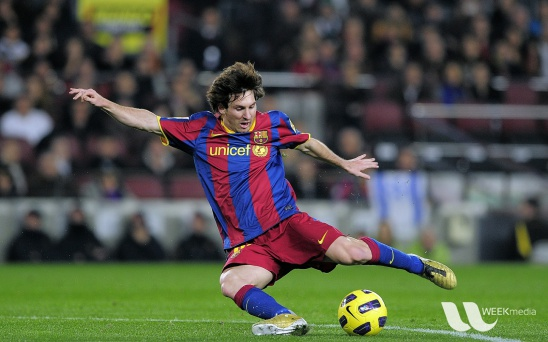
#> input picture CV/messi5.jpg, 548 x 342 px
$ jupyter execute --allow-errors lecture4_warping.ipynb
#> lines starting #> are read from the running program, lines starting #| are printed output that depends on the picture
# Image warping

* Learn to apply different geometric transformations to images, like translation, rotation, affine transformation etc.

OpenCV provides two transformation functions, `cv.warpAffine` and `cv.warpPerspective`, with which you can perform all kinds of transformations. `cv.warpAffine` takes a 2x3 transformation matrix while `cv.warpPerspective` takes a 3x3 transformation matrix as input.

## OpenCV

(pytorch)$ conda install -c conda-forge py-opencv

[cell 1]
import numpy as np
import cv2 as cv
from matplotlib import pyplot as plt

plt.rcParams['figure.figsize'] = [16, 9]

## Scaling

Scaling is just resizing of the image.
OpenCV comes with a function `cv.resize()` for this purpose.
The size of the image can be specified manually, or you can specify the scaling factor.
Different interpolation methods are used.
Preferable interpolation methods are `cv.INTER_AREA` for shrinking and `cv.INTER_CUBIC` (slow) & `cv.INTER_LINEAR` for zooming.
By default, the interpolation method `cv.INTER_LINEAR` is used for all resizing purposes.

* Resizes an image.
    * `dst = cv.resize(src, dsize[, dst[, fx[, fy[, interpolation]]]])`
        * dsize: output image size
        * fx: scale factor along the horizontal axis
        * fy: scale factor along the vertical axis;

[cell 2]
img = cv.imread('messi5.jpg')
#> img is the input picture: shape (342, 548, 3); mean B, G, R 72.4, 86, 82.2

height, width = img.shape[:2]
#> height = 342; width = 548
# scale image (1.5x width, 2x height)
# TODO
# resize(src, dsize[, dst[, fx[, fy[, interpolation]]]])
# dst = cv.resize(src, (...(target width), ...(target height)), interpolation=...(interpolation policy))
dst = cv.resize(img, (int(1.5*width), int(2.0*height)), interpolation=cv.INTER_LINEAR)

plt.subplot(121),plt.imshow(cv.cvtColor(img,cv.COLOR_BGR2RGB)),plt.title('Input')
plt.subplot(122),plt.imshow(cv.cvtColor(dst,cv.COLOR_BGR2RGB)),plt.title('Output')
plt.show()
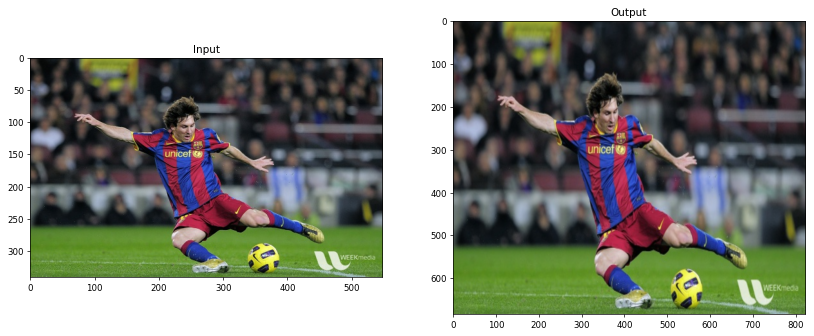
#> figure drawn by matplotlib, 2 panels

## Translation

Translation is the shifting of an object's location.
If you know the shift in the (x,y) direction and let it be (tx,ty), you can create the transformation matrix M as follows:

$M = \begin{bmatrix}1 & 0 & t_x\\ 0 & 1 & t_y\end{bmatrix}$

You can take make it into a Numpy array of type np.float32 and pass it into the cv.warpAffine() function.

* Applies an affine transformation to an image.
    * `dst = cv.warpAffine( src, M, dsize[, dst[, flags[, borderMode[, borderValue]]]])`
    * warning: The third argument of the cv.warpAffine() function is the size of the output image, which should be in the form of **(width, height)**. Remember width = number of columns, and height = number of rows.

[cell 3]
img = cv.imread('messi5.jpg',0)
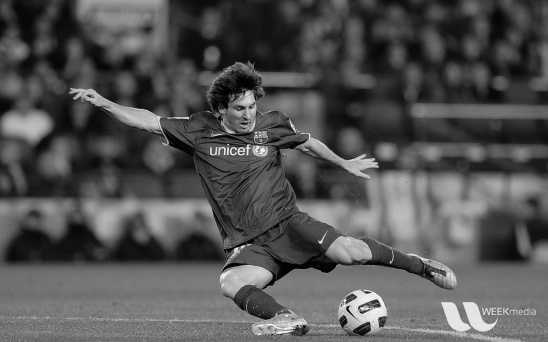
#> img: shape (342, 548); min 0, max 253, mean 83.3

# translate image (translation of (100,50))
# TODO
rows,cols = img.shape
#> rows = 342; cols = 548
M = np.float32([[1, 0, 100],
                [0, 1, 50]])
# dst = cv.warpAffine(...(src), ...(affine matrix), (...(width), ...(height)))
dst = cv.warpAffine(img, M, (cols+100, rows+50))
#> dst: shape (392, 648)


plt.subplot(121),plt.imshow(cv.cvtColor(img,cv.COLOR_BGR2RGB)),plt.title('Input')
plt.subplot(122),plt.imshow(cv.cvtColor(dst,cv.COLOR_BGR2RGB)),plt.title('Output')
plt.show()

## Rotation

Rotation of an image for an angle θ is achieved by the transformation matrix of the form

$M = \begin{bmatrix} cos\theta & -sin\theta \\ sin\theta & cos\theta \end{bmatrix}$

But OpenCV provides scaled rotation with adjustable center of rotation so that you can rotate at any location you prefer. The modified transformation matrix is given by

$M = \begin{bmatrix} \alpha & \beta & (1- \alpha ) \cdot center.x - \beta \cdot center.y \\ - \beta & \alpha & \beta \cdot center.x + (1- \alpha ) \cdot center.y\end{bmatrix}$

where:

$ \alpha = scale \cdot \cos \theta , \\ \beta = scale \cdot \sin \theta$

To find this transformation matrix, OpenCV provides a function, `cv.getRotationMatrix2D`. Check out the below example which rotates the image by 90 degree with respect to center without any scaling.

* Calculates an affine matrix of 2D rotation.
    * `retval = cv.getRotationMatrix2D(center, angle, scale)`

* Applies an affine transformation to an image.
    * `dst = cv.warpAffine( src, M, dsize[, dst[, flags[, borderMode[, borderValue]]]])`
    * warning: The third argument of the cv.warpAffine() function is the size of the output image, which should be in the form of **(width, height)**. Remember width = number of columns, and height = number of rows.

[cell 4]
img = cv.imread('messi5.jpg',0)

# compute rotation matrix and rotate image (center should be image center, angle=45, scale=1)
# TODO
rows,cols = img.shape # cols-1 and rows-1 are the coordinate limits.
# M = cv.getRotationMatrix2D((...(x-wise center), ...(y-wise center)), ...(angle), ...(scale))
# dst = cv.warpAffine(...(src), ...(affine matrix), (...(width), ...(height)))
M = cv.getRotationMatrix2D((cols//2, rows//2), 45, 1)
dst = cv.warpAffine(img, M, (cols, rows))
#> dst: shape (342, 548)


plt.subplot(121),plt.imshow(cv.cvtColor(img,cv.COLOR_BGR2RGB)),plt.title('Input')
plt.subplot(122),plt.imshow(cv.cvtColor(dst,cv.COLOR_BGR2RGB)),plt.title('Output')
plt.show()

## Affine Transformation

In affine transformation, all parallel lines in the original image will still be parallel in the output image. To find the transformation matrix, we need three points from the input image and their corresponding locations in the output image. Then cv.getAffineTransform will create a 2x3 matrix which is to be passed to cv.warpAffine.

Check the below example, and also look at the green points

* Calculates an affine transform from three pairs of the corresponding points.
    * `retval = cv.getAffineTransform(src, dst)`

* Applies an affine transformation to an image.
    * `dst = cv.warpAffine( src, M, dsize[, dst[, flags[, borderMode[, borderValue]]]])`
    * warning: The third argument of the cv.warpAffine() function is the size of the output image, which should be in the form of **(width, height)**. Remember width = number of columns, and height = number of rows.


[cell 5]
img = cv.imread('drawing.png')

pts1 = np.float32([[50,50],[200,50],[50,200]])
pts2 = np.float32([[10,100],[200,50],[100,250]])

# draw points
for p in pts1:
    p = p.astype('int32')
    img = cv.circle(img, tuple(p), radius=0, color=(0, 255, 0), thickness=8)

# compute affine transformation matrix and transform image
# TODO
#> (the rest of this cell did not finish here and is left out)

## Perspective Transformation

For perspective transformation, you need a 3x3 transformation matrix.
Straight lines will remain straight even after the transformation.
To find this transformation matrix, you need 4 points on the input image and corresponding points on the output image.
Among these 4 points, 3 of them should not be collinear.
Then the transformation matrix can be found by the function cv.getPerspectiveTransform.
Then apply cv.warpPerspective with this 3x3 transformation matrix.

* Calculates a perspective transform from four pairs of the corresponding points.
    * `retval = cv.getPerspectiveTransform(src, dst[, solveMethod])`

* Applies a perspective transformation to an image:
    * `dst = cv.warpPerspective(src, M, dsize[, dst[, flags[, borderMode[, borderValue]]]])`

[cell 6]
img = cv.imread('sudoku.png')


pts1 = np.float32([[72,87],[490,70],[40,513],[519,519]])
pts2 = np.float32([[0,0],[300,0],[0,300],[300,300]])
# draw points
for p in pts1:
    p = p.astype('int32')
    img = cv.circle(img, tuple(p), radius=0, color=(0, 255, 0), thickness=8)

#> (the rest of this cell did not finish here and is left out)

## Scaling

Use cv.warpPerspective() function.

$M = \begin{bmatrix} s_x & 0 & 0 \\ 0 & s_y & 0 \\ 0 & 0 & 1\end{bmatrix}$

[cell 7]
img = cv.imread('messi5.jpg',0)

# scale image (0.7x width, 0.5x height)
# TODO
print(img.shape)
#| (342, 548)
rows,cols = img.shape
M_scale = np.float32([
    [0.7, 0., 0.],
    [0., 0.5, 0.],
    [0., 0., 1.],])
dst = cv.warpPerspective(img, M_scale, (cols, rows))
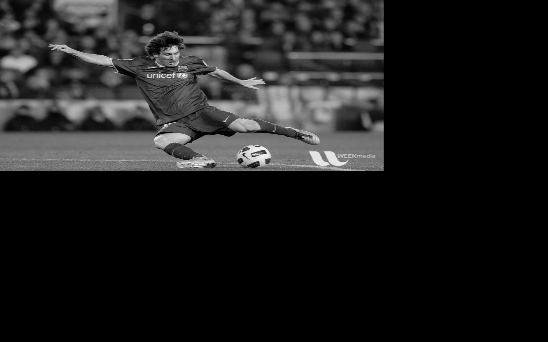
#> dst: shape (342, 548); min 0, max 250, mean 29.2


plt.subplot(121),plt.imshow(cv.cvtColor(img,cv.COLOR_BGR2RGB)),plt.title('Input')
plt.subplot(122),plt.imshow(cv.cvtColor(dst,cv.COLOR_BGR2RGB)),plt.title('Output')
plt.show()

## Shear

Use cv.warpPerspective() function.

$M = \begin{bmatrix} 1 & sh_x & 0 \\ sh_y & 1 & 0 \\ 0 & 0 & 1\end{bmatrix}$

[cell 8]
img = cv.imread('messi5.jpg',0)

# shear image x:0.3
# TODO
print(img.shape)
#| (342, 548)
rows,cols = img.shape
M_shear = np.float32([
    [1., 0.3, 0.],
    [0.3, 1., 0.],
    [0., 0., 1.],])
dst = cv.warpPerspective(img, M_shear, (cols, rows))
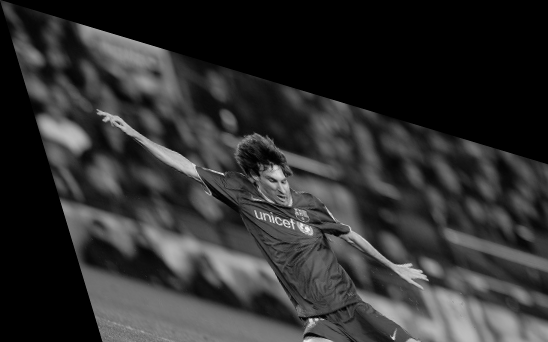
#> dst: shape (342, 548); min 0, max 239, mean 48.5


plt.subplot(121),plt.imshow(cv.cvtColor(img,cv.COLOR_BGR2RGB)),plt.title('Input')
plt.subplot(122),plt.imshow(cv.cvtColor(dst,cv.COLOR_BGR2RGB)),plt.title('Output')
plt.show()

## Translation

Use cv.warpPerspective() function.
$M = \begin{bmatrix} 1 & 0 & t_x \\ 0 & 1 & t_y \\ 0 & 0 & 1\end{bmatrix}$

[cell 9]
img = cv.imread('messi5.jpg',0)

# translate image (translation of (100,50))
# TODO
rows,cols = img.shape
M_translate = np.float32([
    [1., 0., 100.],
    [0., 1., 50.],
    [0., 0., 1.],])
dst = cv.warpPerspective(img, M_translate, (cols, rows))
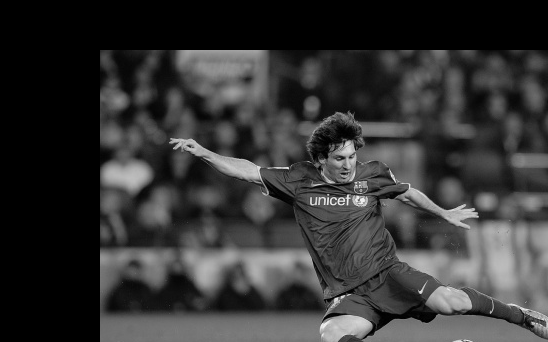
#> dst: shape (342, 548); min 0, max 244, mean 53.2


plt.subplot(121),plt.imshow(cv.cvtColor(img,cv.COLOR_BGR2RGB)),plt.title('Input')
plt.subplot(122),plt.imshow(cv.cvtColor(dst,cv.COLOR_BGR2RGB)),plt.title('Output')
plt.show()
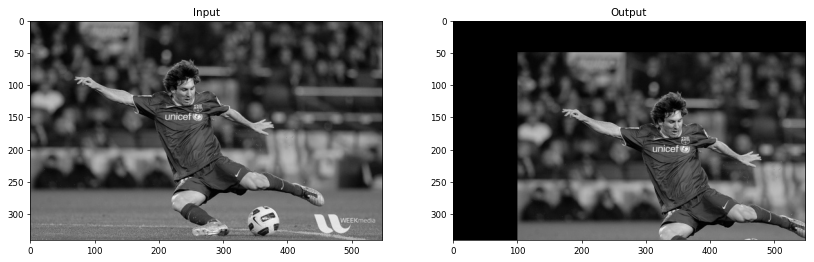
#> figure drawn by matplotlib, 2 panels

## Rotation

- Use cv.warpPerspective() function.
- Don't use cv.getRotationMatrix2D() function
- `np.radians(degree)`

$M = \begin{bmatrix} cos\theta & -sin\theta & 0 \\ sin\theta & cos\theta & 0 \\ 0 & 0 & 1\end{bmatrix}$

[cell 10]
img = cv.imread('messi5.jpg',0)

# compute rotation matrix and rotate image (center should be image center, angle=45, scale=1)
# TODO
rows,cols = img.shape # cols-1 and rows-1 are the coordinate limits.
degree = 15
radian = lambda x : x * np.pi / 180
# hint: use np.cos, np.sin, (np.sin and np.cos use radians as input. use np.radians to convert degree to radian)
M_rotate = np.float32([
    [np.cos(radian(degree)), -1 * np.sin(radian(degree)), 0.],
    [np.sin(radian(degree)), np.cos(radian(degree)), 0.],
    [0., 0., 1.],])
dst = cv.warpPerspective(img, M_rotate, (cols, rows))
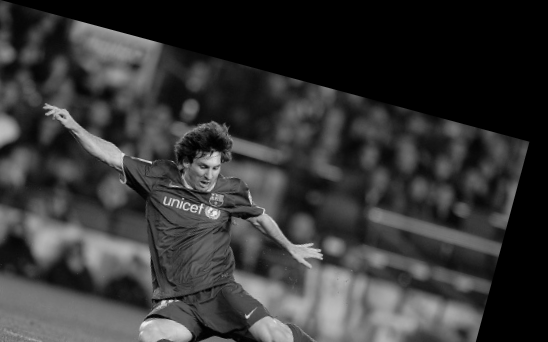
#> dst: shape (342, 548); min 0, max 239, mean 55.1

plt.subplot(121),plt.imshow(cv.cvtColor(img,cv.COLOR_BGR2RGB)),plt.title('Input')
plt.subplot(122),plt.imshow(cv.cvtColor(dst,cv.COLOR_BGR2RGB)),plt.title('Output')
plt.show()
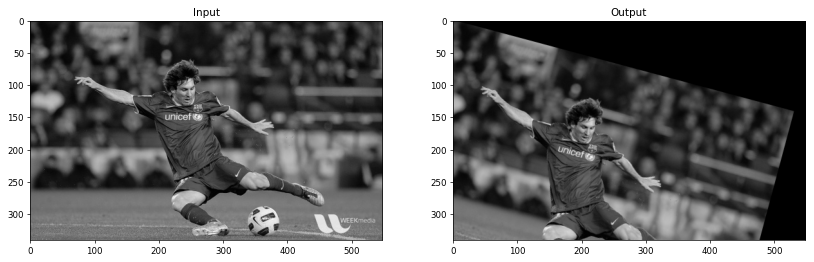
#> figure drawn by matplotlib, 2 panels

## Composition

- Use cv.warpPerspective() function.
- Apply M_scale, M_shear, M_translate, M_rotate in that order

$M_{rotate} (M_{translate} (M_{shear} (M_{scale} (img)))) = M_{total} (img)$

[cell 11]
img = cv.imread('messi5.jpg',0)

# compute rotation matrix and rotate image (center should be image center, angle=45, scale=1)
# TODO
rows,cols = img.shape # cols-1 and rows-1 are the coordinate limits.

# use np.matmul to multiply matrices.
# composite 4 perspective from above cells.
M = np.matmul(M_rotate, np.matmul(M_translate, np.matmul(M_shear, M_scale)))
# dst = cv.warpPerspective(...(src), ...(perspective matrix), (...(width), ...(height)))
dst = cv.warpPerspective(img, M, (cols, rows))
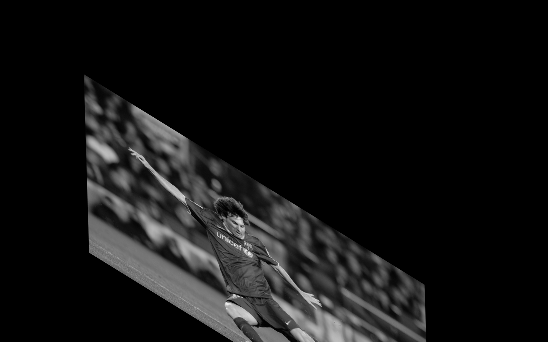
#> dst: shape (342, 548); min 0, max 237, mean 19.4

plt.subplot(121),plt.imshow(cv.cvtColor(img,cv.COLOR_BGR2RGB)),plt.title('Input')
plt.subplot(122),plt.imshow(cv.cvtColor(dst,cv.COLOR_BGR2RGB)),plt.title('Output')
plt.show()
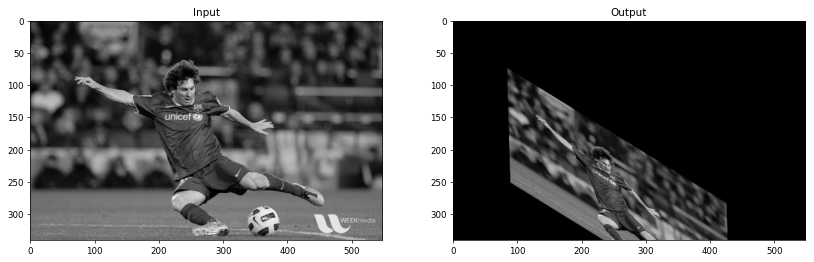
#> figure drawn by matplotlib, 2 panels

## Affine Matrix

- Implement getAffineTransform() function
- Hints
    - Inverse Matrix : np.linalg.inv(mat)
    - Matrix Multiplication : np.matmul(mat1, mat2)
    - $\begin{bmatrix} x_1 & y_1 & 0 & 0 & 1 & 0 \\ 0 & 0 & x_1 & y_1 & 0 & 1 \\ x_2 & y_2 & 0 & 0 & 1 & 0 \\ 0 & 0 & x_2 & y_2 & 0 & 1 \\ x_3 & y_3 & 0 & 0 & 1 & 0 \\ 0 & 0 & x_3 & y_3 & 0 & 1 \end{bmatrix} \begin{bmatrix}  a \\ b \\ c \\ d \\ e \\ f \end{bmatrix} =  \begin{bmatrix} x'_1 \\ y'_1 \\ x'_2 \\ y'_2 \\ x'_3 \\ y'_3  \end{bmatrix} $

[cell 12]
img = cv.imread('drawing.png')

pts1 = np.float32([[50,50],[200,50],[50,200]])
pts2 = np.float32([[10,100],[200,50],[100,250]])

# draw points
for p in pts1:
    p = p.astype('int32')
    img = cv.circle(img, tuple(p), radius=0, color=(0, 255, 0), thickness=8)

#> (the rest of this cell did not finish here and is left out)

## Projective Matrix

- Implement getPerspectiveTransform() function
- Hints
    - Inverse Matrix : np.linalg.inv(mat)
    - Matrix Multiplication : np.matmul(mat1, mat2)
    -  $\begin{bmatrix} x_1 & y_1 & 1 & 0 & 0 & 0 & -x_1x'_1 & -y_1x'_1 \\ 0 & 0 & 0 & x_1 & y_1 & 1 & -x_1y'_1 & -y_1y'_1 \\ x_2 & y_2 & 1 & 0 & 0 & 0 & -x_2x'_2 & -y_2x'_2 \\ 0 & 0 & 0 & x_2 & y_2 & 1 & -x_2y'_2 & -y_2y'_2 \\ x_3 & y_3 & 1 & 0 & 0 & 0 & -x_3x'_3 & -y_3x'_3 \\ 0 & 0 & 0 & x_3 & y_3 & 1 & -x_3y'_3 & -y_3y'_3 \\ x_4 & y_4 & 1 & 0 & 0 & 0 & -x_4x'_4 & -y_4x'_4 \\ 0 & 0 & 0 & x_4 & y_4 & 1 & -x_4y'_4 & -y_4y'_4 \\
    \end{bmatrix} \begin{bmatrix}  a \\ b \\ c \\ d \\ e \\ f \\ g \\ h \end{bmatrix} =  \begin{bmatrix} x'_1 \\ y'_1 \\ x'_2 \\ y'_2 \\ x'_3 \\ y'_3  \\ x'_4 \\ y'_4 \end{bmatrix} $


[cell 13]
img = cv.imread('sudoku.png')


pts1 = np.float32([[72,87],[490,70],[40,513],[519,519]])
pts2 = np.float32([[0,0],[300,0],[0,300],[300,300]])

# draw points
for p in pts1:
    p = p.astype('int32')
    img = cv.circle(img, tuple(p), radius=0, color=(0, 255, 0), thickness=8)

## Affine Matrix
#> (the rest of this cell did not finish here and is left out)
